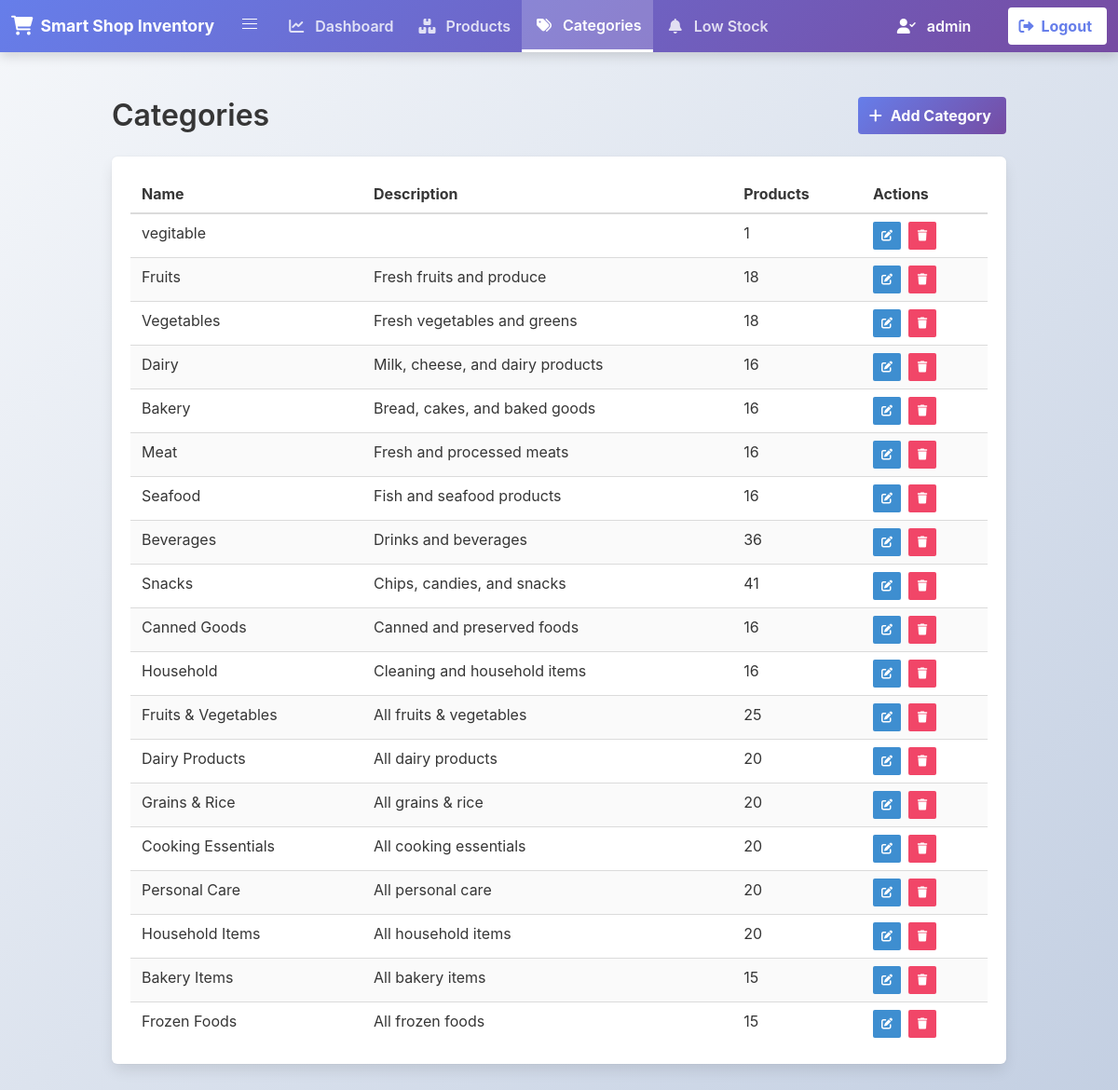
The page /categories/ (signed in) on the database its author committed.
### someap/models.py (models this page shows, shortened)
class Category(models.Model):
    name = models.CharField(max_length=100, unique=True)
    description = models.TextField(blank=True)
    class Meta:
        verbose_name = 'Category'
        verbose_name_plural = 'Categories'

### someap/views.py (the view)
# urls.py: path('categories/', views.CategoryListView.as_view(), name='category_list'),
@method_decorator(login_required, name='dispatch')
class CategoryListView(ListView):
    model = Category
    template_name = 'someap/category_list.html'
    context_object_name = 'categories'

### someap/templates/someap/category_list.html
{% extends 'someap/base.html' %}
{% block content %}
  <div class="level">
    <div class="level-left">
      <div class="level-item">
        <h1 class="title">Categories</h1>
      </div>
    </div>
    <div class="level-right">
      <div class="level-item">
        <a class="button is-primary" href="{% url 'someap:category_add' %}">
          <span class="icon"><i class="fas fa-plus"></i></span>
          <span>Add Category</span>
        </a>
      </div>
    </div>
  </div>
  <div class="box">
    {% if categories %}
      <div class="table-container">
        <table class="table is-fullwidth is-striped is-hoverable">
          <thead>
            <tr>
              <th>Name</th>
              <th>Description</th>
              <th>Products</th>
              <th>Actions</th>
            </tr>
          </thead>
          <tbody>
            {% for category in categories %}
              <tr>
                <td>{{ category.name }}</td>
                <td>{{ category.description|truncatechars:50 }}</td>
                <td>{{ category.products.count }}</td>
                <td>
                  <div class="buttons are-small">
                    <a class="button is-info" href="{% url 'someap:category_edit' category.pk %}">
                      <span class="icon"><i class="fas fa-edit"></i></span>
                    </a>
                    <a class="button is-danger" href="{% url 'someap:category_delete' category.pk %}">
                      <span class="icon"><i class="fas fa-trash"></i></span>
                    </a>
                  </div>
                </td>
              </tr>
            {% endfor %}
          </tbody>
        </table>
      </div>
    {% else %}
      <div class="notification is-info">
        No categories yet. <a href="{% url 'someap:category_add' %}">Add your first category</a>.
      </div>
    {% endif %}
  </div>
{% endblock %}

### someap/templates/someap/base.html (shortened to what this page needs)
<!DOCTYPE html>
<html lang="en">
<head>
  <link rel="stylesheet" href="https://cdn.jsdelivr.net/npm/bulma@0.9.4/css/bulma.min.css" />
  <link rel="stylesheet" href="https://cdnjs.cloudflare.com/ajax/libs/font-awesome/6.0.0/css/all.min.css" />
</head>
<body>
  <nav class="navbar" role="navigation" aria-label="main navigation">
    <div class="navbar-brand">
      <a class="navbar-item" href="{% url 'someap:dashboard' %}">
        <i class="fas fa-shopping-cart"></i>
        <span style="font-weight: bold; font-size: 1.1rem;">Smart Shop Inventory</span>
      </a>
      <a role="button" class="navbar-burger" aria-label="menu" aria-expanded="false" data-target="navbarBasicExample">
        <span aria-hidden="true"></span>
        <span aria-hidden="true"></span>
        <span aria-hidden="true"></span>
      </a>
    </div>
    <div id="navbarBasicExample" class="navbar-menu">
      <div class="navbar-start">
        <a class="navbar-item {% if request.resolver_match.url_name == 'dashboard' %}is-active{% endif %}" href="{% url 'someap:dashboard' %}">
          <span class="icon"><i class="fas fa-chart-line"></i></span>
          <span>Dashboard</span>
        </a>
        <a class="navbar-item {% if request.resolver_match.url_name in 'product_list product_add product_edit product_delete' %}is-active{% endif %}" href="{% url 'someap:product_list' %}">
          <span class="icon"><i class="fas fa-boxes"></i></span>
          <span>Products</span>
        </a>
        <a class="navbar-item {% if request.resolver_match.url_name in 'category_list category_add category_edit category_delete' %}is-active{% endif %}" href="{% url 'someap:category_list' %}">
          <span class="icon"><i class="fas fa-tags"></i></span>
          <span>Categories</span>
        </a>
        <a class="navbar-item {% if request.resolver_match.url_name == 'low_stock_report' %}is-active{% endif %}" href="{% url 'someap:low_stock_report' %}">
          <span class="icon"><i class="fas fa-bell"></i></span>
          <span>Low Stock</span>
        </a>
      </div>
      <div class="navbar-end">
        {% if request.user.is_authenticated %}
          <div class="navbar-item">
            <span style="color: white; margin-right: 1rem;">
              <i class="fas fa-user-check" style="margin-right: 0.5rem;"></i>
              {{ request.user.get_username }}
            </span>
          </div>
          <div class="navbar-item">
            <div class="buttons">
              <a class="button is-light" href="{% url 'someap:logout' %}">
                <span class="icon is-left"><i class="fas fa-sign-out-alt"></i></span>
                <span>Logout</span>
              </a>
            </div>
          </div>
        {% endif %}
      </div>
    </div>
  </nav>
  <section class="section">
    <div class="container">
      {% block content %}{% endblock %}
    </div>
  </section>
</body>
</html>

### someap/templates/someap/base.html (style rules this page uses)
body { background: linear-gradient(135deg, #f5f7fa 0%, #c3cfe2 100%); min-height: 100vh; }
.navbar { background: linear-gradient(135deg, #667eea 0%, #764ba2 100%) !important; box-shadow: 0 4px 12px rgba(0, 0, 0, 0.15); }
.navbar-brand a { color: white !important; font-weight: 800; font-size: 1.3rem; display: flex; align-items: center; gap: 0.5rem; }
.navbar-item { color: rgba(255, 255, 255, 0.8) !important; transition: all 0.3s ease; font-weight: 600; }
.navbar-item.is-active { color: white !important; background: rgba(255, 255, 255, 0.2) !important; border-bottom: 3px solid white; }
.navbar-item .icon { margin-right: 0.5rem; }
.button.is-light { background: white !important; color: #667eea !important; font-weight: 700; transition: all 0.3s ease; border: none; }
.button.is-primary { background: linear-gradient(135deg, #667eea 0%, #764ba2 100%) !important; color: white !important; font-weight: 700; transition: all 0.3s ease; border: none; }
.section { background: transparent; }

### rows shown on the page
Category: name "vegitable", products.count "1"
Category: name "Fruits", description "Fresh fruits and produce", products.count "18"
Category: name "Vegetables", description "Fresh vegetables and greens", products.count "18"
Category: name "Dairy", description "Milk, cheese, and dairy products", products.count "16"
Category: name "Bakery", description "Bread, cakes, and baked goods", products.count "16"
Category: name "Meat", description "Fresh and processed meats", products.count "16"
Category: name "Seafood", description "Fish and seafood products", products.count "16"
Category: name "Beverages", description "Drinks and beverages", products.count "36"
Category: name "Snacks", description "Chips, candies, and snacks", products.count "41"
Category: name "Canned Goods", description "Canned and preserved foods", products.count "16"
Category: name "Household", description "Cleaning and household items", products.count "16"
Category: name "Fruits & Vegetables", description "All fruits & vegetables", products.count "25"
Category: name "Dairy Products", description "All dairy products", products.count "20"
Category: name "Grains & Rice", description "All grains & rice", products.count "20"
Category: name "Cooking Essentials", description "All cooking essentials", products.count "20"
Category: name "Personal Care", description "All personal care", products.count "20"
Category: name "Household Items", description "All household items", products.count "20"
Category: name "Bakery Items", description "All bakery items", products.count "15"
Category: name "Frozen Foods", description "All frozen foods", products.count "15"

### other values the page prints
{{ request.user.get_username }} "admin"
